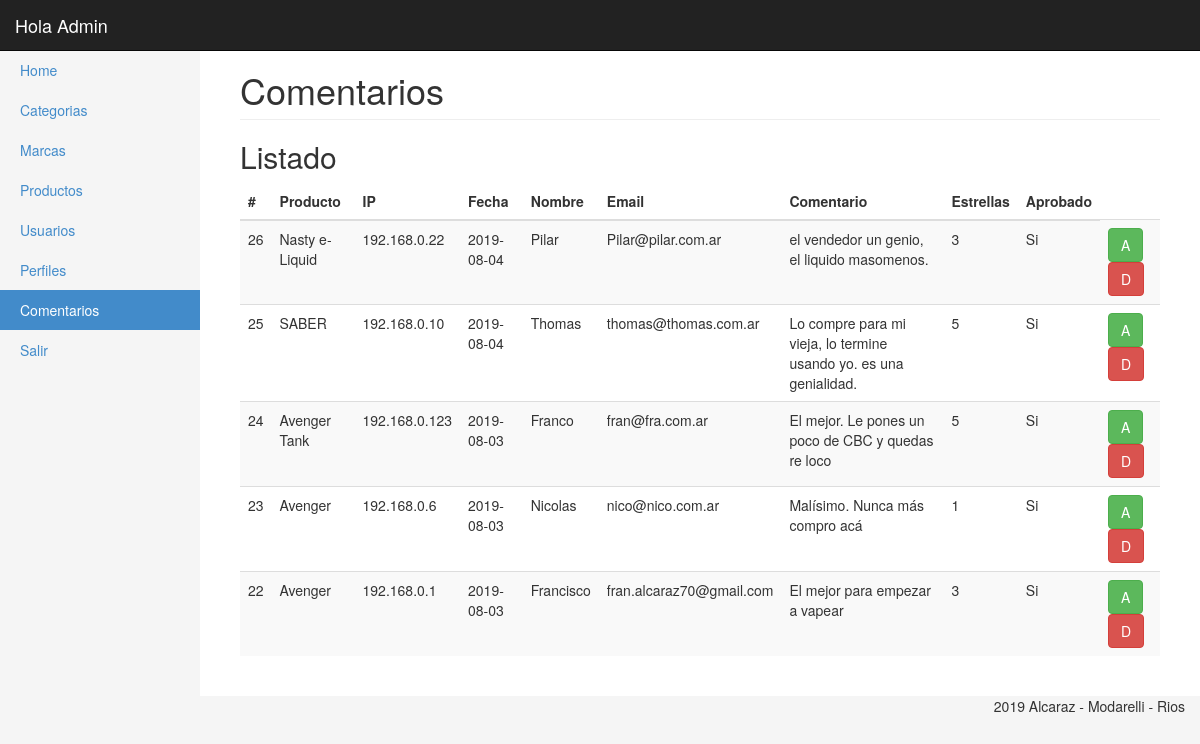
The page /_admin/comentarios.php (signed in) on the database as committed earlier.
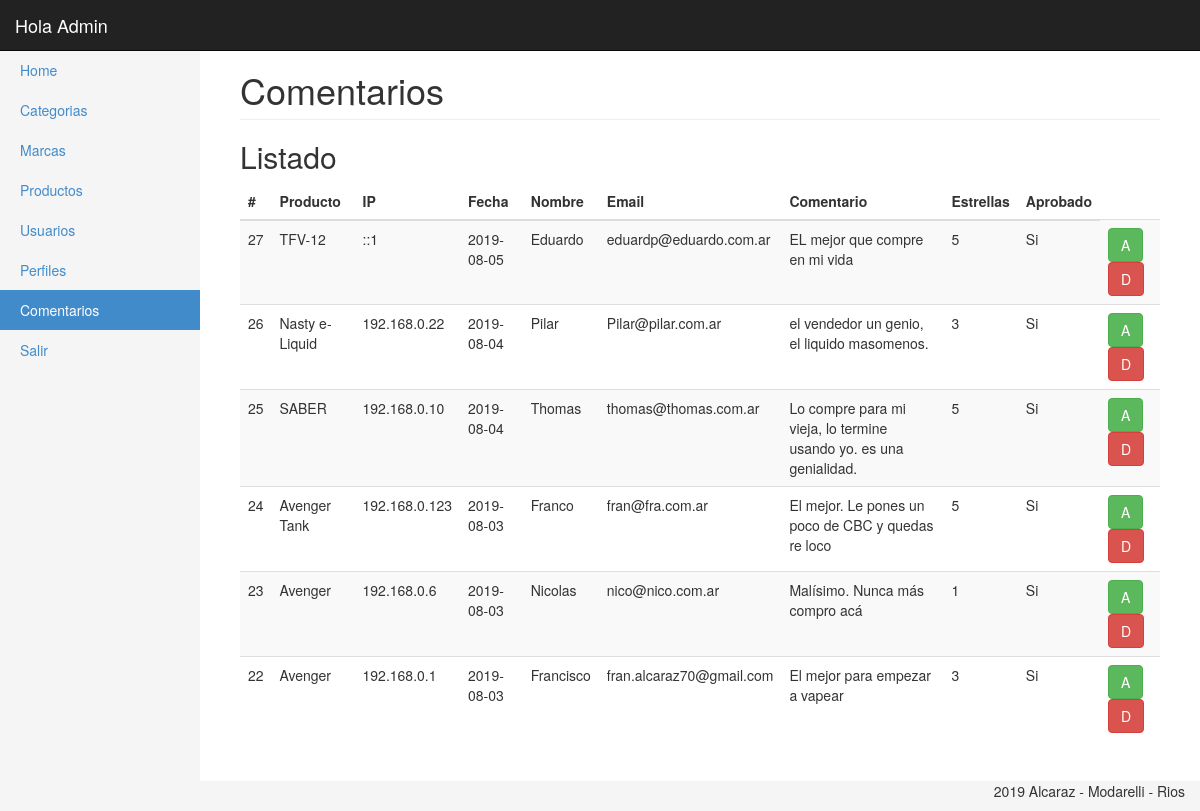
The same page on the database as committed later.
### tables this page shows
CREATE TABLE `comentarios` (
  `id_comentario` int(11) NOT NULL,
  `id_producto` int(11) NOT NULL,
  `ip_origen` varchar(255) NOT NULL,
  `fecha` date NOT NULL,
  `txt_nombre` varchar(200) NOT NULL,
  `txt_email` varchar(200) NOT NULL,
  `txt_comentario` varchar(800) NOT NULL,
  `cant_estrellas` int(11) NOT NULL,
  `sn_aprobado` int(11) NOT NULL
);

CREATE TABLE `productos` (
  `id_producto` int(11) NOT NULL,
  `marca` int(11) DEFAULT NULL,
  `categoria` int(11) NOT NULL,
  `txt_desc` varchar(300) NOT NULL,
  `alt` varchar(300) NOT NULL,
  `img` varchar(800) NOT NULL,
  `descripcion` varchar(800) NOT NULL,
  `sn_destacado` int(11) DEFAULT '0',
  `sn_habilitado` int(11) DEFAULT '0'
);

### _admin/clases/comentarios.php (called while the page is built, shortened)
<?
Class Comentario{
	private $con;
	public function __construct($con){
		$this->con = $con;
	}
	public function getList(){
		$query = "SELECT c.id_comentario, c.id_producto, p.txt_desc, c.ip_origen, c.fecha, c.txt_nombre, c.txt_email, c.txt_comentario, c.cant_estrellas,
		case when c.sn_aprobado = -1 then 'Si' else 'No' end sn_aprobado
		from comentarios c
		join productos p on p.id_producto = c.id_producto order by 1 desc";
        return $this->con->query($query);
	}
}
?>

### _admin/comentarios.php (the view, shortened to what this page needs)
<?
require('inc/header.php');
?>
<div class="container-fluid">
    <?$commentsMenu = 'Comentarios';
		$comentarios = new Comentario($con);
		include('inc/side_bar.php');
    ?>
        <div class="col-sm-9 col-md-10 main">
		  <h1 class="page-header">
            Comentarios
          </h1>
			<h2 class="sub-header">Listado</h2>
          <div class="table-responsive">
            <table class="table table-striped">
              <thead>
                <tr>
                  <th>#</th>
                  <th>Producto</th>
				  <th>IP</th>
				  <th>Fecha</th>
				  <th>Nombre</th>
				  <th>Email</th>
				  <th>Comentario</th>
				  <th>Estrellas</th>
				  <th>Aprobado</th>
                </tr>
              </thead>
			  <tbody>
				<?
					foreach($comentarios->getList() as $comentario){?>
						<tr>
						  <td><?=$comentario['id_comentario'];?></td>
						  <td><?=$comentario['txt_desc'];?></td>
						  <td><?=$comentario['ip_origen'];?></td>
						  <td><?=$comentario['fecha'];?></td>
						  <td><?=$comentario['txt_nombre'];?></td>
						  <td><?=$comentario['txt_email'];?></td>
						  <td><?=$comentario['txt_comentario'];?></td>
						  <td><?=$comentario['cant_estrellas'];?></td>
						  <td><?=$comentario['sn_aprobado'];?></td>
						  <td>
							<?if(in_array('comment.app',$_SESSION['usuario']['permisos'])){?>
								<a href="comentarios.php?app=<?=$comentario['id_comentario']?>"><button type="button" class="btn btn-success" title="Aprobar">A</button></a>
							<?}?>
							<?if(in_array('comment.dis',$_SESSION['usuario']['permisos'])){?>
								<a href="comentarios.php?dis=<?=$comentario['id_comentario']?>"><button type="button" class="btn btn-danger" title="Desaprobar">D</button></a>
							<?}?>
					      </td>
						</tr>
				    <?}?>
              </tbody>
            </table>
          </div>
      </div>
	</div>
</div>
<?include('inc/footer.php');?>

Rows that differ between the two databases and show on the page:
added comentarios: id_comentario "27", id_producto.txt_desc "TFV-12", ip_origen "::1", fecha "2019-08-05", txt_nombre "Eduardo", txt_email "eduardp@eduardo.com.ar", txt_comentario "EL mejor que compre en mi vida", cant_estrellas "5", sn_aprobado "Si"
